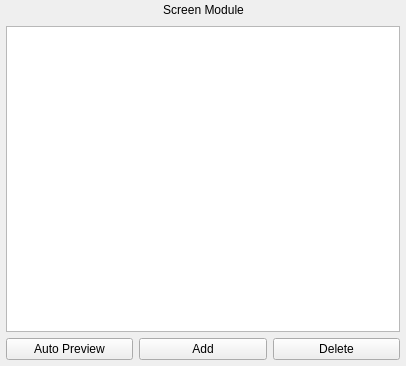
<?xml version="1.0" encoding="UTF-8"?>
<ui version="4.0">
 <class>ScreenModelWidget</class>
 <widget class="QWidget" name="ScreenModelWidget">
  <property name="geometry">
   <rect>
    <x>0</x>
    <y>0</y>
    <width>406</width>
    <height>366</height>
   </rect>
  </property>
  <property name="windowTitle">
   <string>Form</string>
  </property>
  <property name="styleSheet">
   <string notr="true"/>
  </property>
  <layout class="QVBoxLayout" name="verticalLayout">
   <property name="leftMargin">
    <number>6</number>
   </property>
   <property name="topMargin">
    <number>0</number>
   </property>
   <property name="rightMargin">
    <number>6</number>
   </property>
   <property name="bottomMargin">
    <number>6</number>
   </property>
   <item>
    <layout class="QHBoxLayout" name="horizontalLayout_2">
     <property name="spacing">
      <number>0</number>
     </property>
     <item>
      <spacer name="horizontalSpacer">
       <property name="orientation">
        <enum>Qt::Horizontal</enum>
       </property>
       <property name="sizeHint" stdset="0">
        <size>
         <width>40</width>
         <height>20</height>
        </size>
       </property>
      </spacer>
     </item>
     <item>
      <widget class="QLabel" name="label">
       <property name="text">
        <string>Screen Module</string>
       </property>
       <property name="alignment">
        <set>Qt::AlignCenter</set>
       </property>
      </widget>
     </item>
     <item>
      <spacer name="horizontalSpacer_2">
       <property name="orientation">
        <enum>Qt::Horizontal</enum>
       </property>
       <property name="sizeHint" stdset="0">
        <size>
         <width>40</width>
         <height>20</height>
        </size>
       </property>
      </spacer>
     </item>
    </layout>
   </item>
   <item>
    <widget class="QListWidget" name="listWidget">
     <property name="movement">
      <enum>QListView::Static</enum>
     </property>
     <property name="flow">
      <enum>QListView::LeftToRight</enum>
     </property>
     <property name="isWrapping" stdset="0">
      <bool>true</bool>
     </property>
     <property name="viewMode">
      <enum>QListView::IconMode</enum>
     </property>
    </widget>
   </item>
   <item>
    <layout class="QHBoxLayout" name="horizontalLayout">
     <item>
      <widget class="QPushButton" name="auto_pushButton">
       <property name="text">
        <string>Auto Preview</string>
       </property>
      </widget>
     </item>
     <item>
      <widget class="QPushButton" name="add_pushButton">
       <property name="text">
        <string>Add</string>
       </property>
      </widget>
     </item>
     <item>
      <widget class="QPushButton" name="del_pushButton">
       <property name="text">
        <string>Delete</string>
       </property>
      </widget>
     </item>
    </layout>
   </item>
  </layout>
 </widget>
 <resources>
  <include location="C:/Users/John_Yang/Desktop/1.qrc"/>
 </resources>
 <connections/>
</ui>
